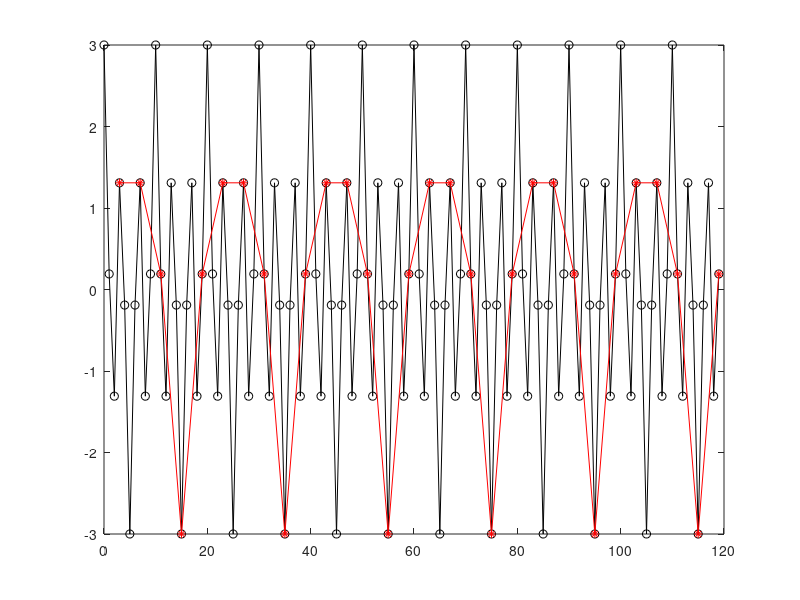
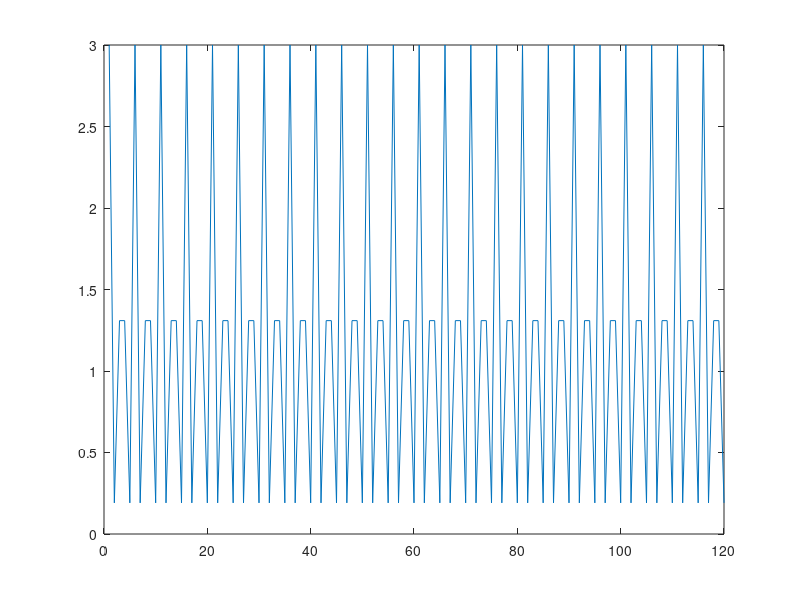

Here is the MATLAB script that generated these plots, in order:
clear; clc; close all;

%%
load('myMeasurements.mat')
figure();
plot(time, sig, 'ko-')
hold on;
time_subsampled = time(4:4:end);
sig_subsampled = sig(4:4:end);
plot(time_subsampled, sig_subsampled, 'r*-')

%%
N = length(sig);
N_space = linspace(-N/2, (N/2)-1, N); 
F_sig = fftshift(sig, 1);
figure();
plot(abs(F_sig))